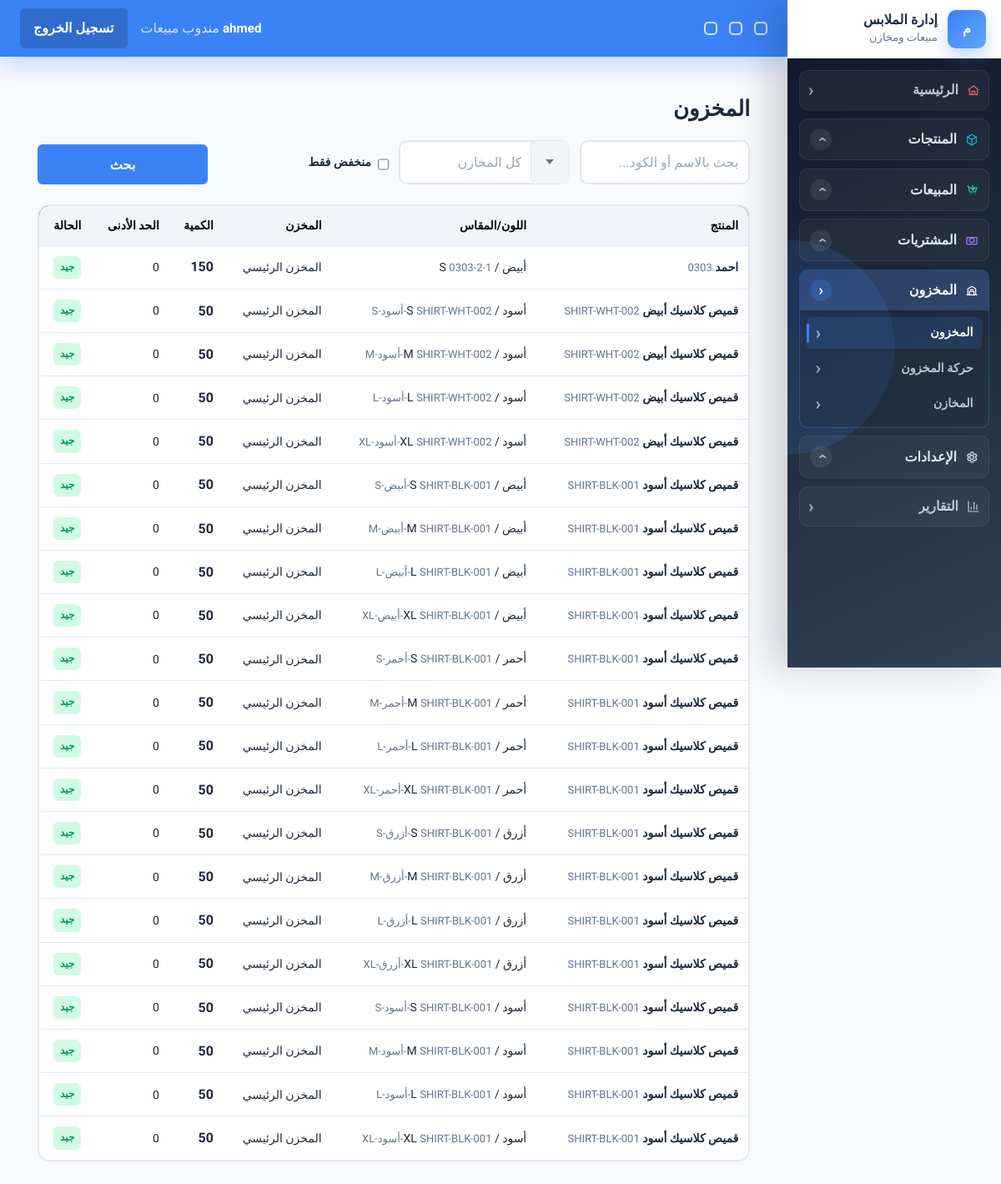
Page /inventory/stock/ (signed in) on the earlier database version.
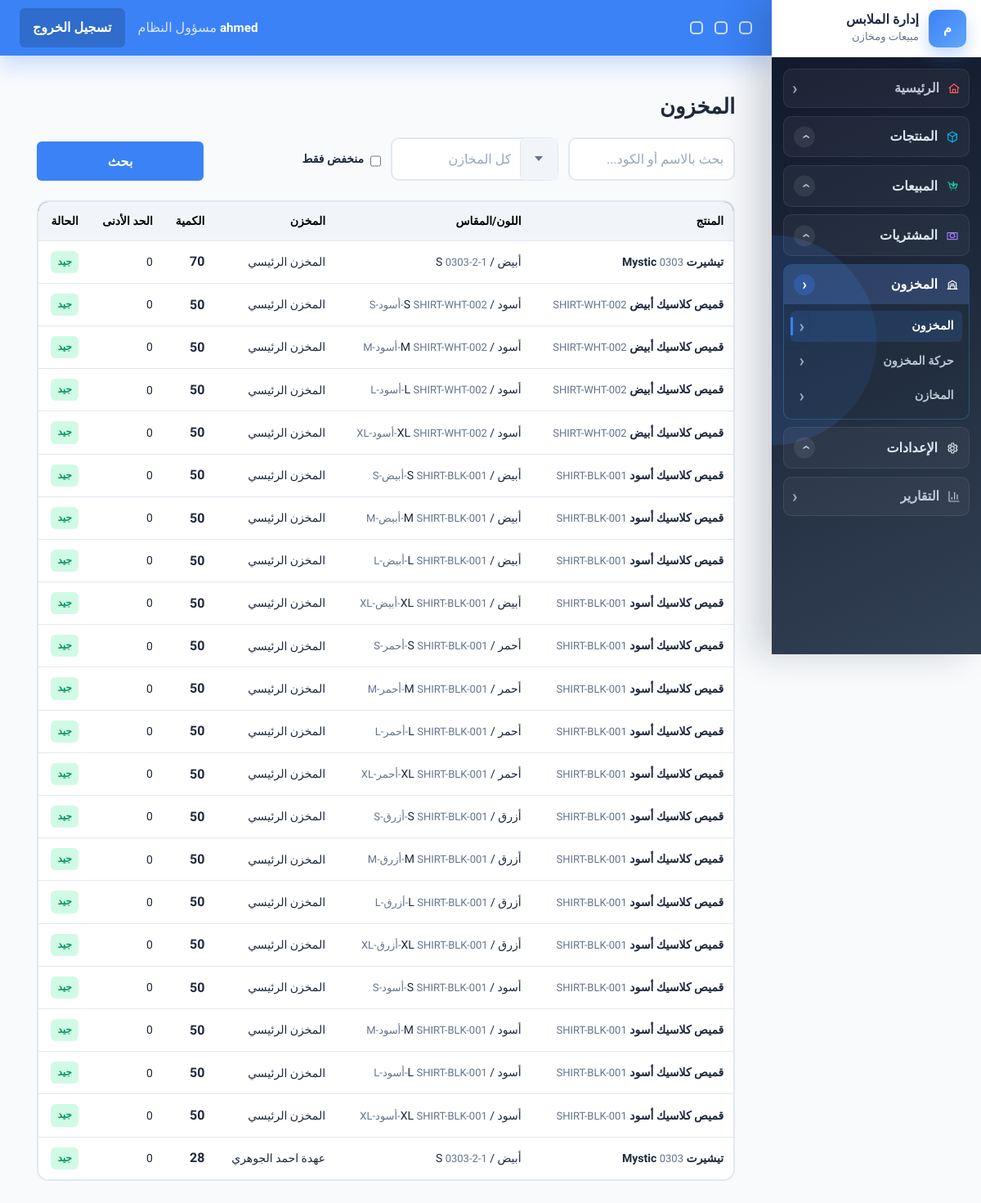
Same page on the later database version.
### accounts/models.py (models this page shows, shortened)
class User(AbstractUser):
    ROLE_MANAGER = 'manager'
    ROLE_SALES = 'sales'
    ROLE_WAREHOUSE = 'warehouse'
    ROLE_CHOICES = [
        (ROLE_MANAGER, 'مسؤول النظام'),
        (ROLE_SALES, 'مندوب مبيعات'),
        (ROLE_WAREHOUSE, 'مسؤول مخزن'),
    ]
    username = models.CharField(
        'اسم المستخدم',
        max_length=150,
        unique=True,
        help_text='يمكن استخدام الحروف والأرقام والمسافات.',
        error_messages={'unique': 'يوجد مستخدم بهذا الاسم بالفعل.'},
    )
    role = models.CharField(max_length=20, choices=ROLE_CHOICES, default=ROLE_SALES, db_index=True)
    phone = models.CharField(max_length=20, blank=True, null=True)
    created_at = models.DateTimeField(auto_now_add=True, db_index=True)
    class Meta:
        indexes = [
            models.Index(fields=['role', 'is_active']),
            models.Index(fields=['created_at']),
        ]
    @property
    def is_manager(self):
        return self.role == self.ROLE_MANAGER or self.is_superuser

### inventory/models.py (models this page shows, shortened)
class Stock(models.Model):
    warehouse = models.ForeignKey(Warehouse, on_delete=models.CASCADE)
    variant = models.ForeignKey(ProductVariant, on_delete=models.CASCADE)
    quantity = models.IntegerField(default=0, validators=[MinValueValidator(0)])
    min_quantity = models.IntegerField(default=0, validators=[MinValueValidator(0)])
    class Meta:
        unique_together = ('warehouse', 'variant')
        indexes = [
            models.Index(fields=['warehouse', 'variant']),
            models.Index(fields=['quantity']),
        ]
        constraints = [
            models.CheckConstraint(condition=models.Q(quantity__gte=0), name='stock_quantity_non_negative'),
            models.CheckConstraint(condition=models.Q(min_quantity__gte=0), name='stock_min_quantity_non_negative'),
        ]
    @property
    def is_low(self):
        return self.quantity <= self.min_quantity

class Warehouse(models.Model):
    TYPE_MAIN = 'main'
    TYPE_STORE = 'store'
    TYPE_REPRESENTATIVE = 'representative'
    WAREHOUSE_TYPE_CHOICES = [
        (TYPE_MAIN, 'مخزن رئيسي'),
        (TYPE_STORE, 'محل بيع'),
        (TYPE_REPRESENTATIVE, 'عهدة مندوب'),
    ]
    name = models.CharField(max_length=100, db_index=True)
    warehouse_type = models.CharField(max_length=20, choices=WAREHOUSE_TYPE_CHOICES, db_index=True)
    assigned_user = models.ForeignKey(
        settings.AUTH_USER_MODEL,
        on_delete=models.SET_NULL,
        null=True,
        blank=True,
        related_name='assigned_warehouses',
    )
    address = models.TextField(blank=True, null=True)
    is_active = models.BooleanField(default=True, db_index=True)

### products/models.py (models this page shows, shortened)
class ProductVariant(models.Model):
    product = models.ForeignKey(Product, on_delete=models.CASCADE, related_name='variants')
    color = models.ForeignKey(Color, on_delete=models.SET_NULL, null=True)
    size = models.ForeignKey(Size, on_delete=models.SET_NULL, null=True)
    image = models.ImageField(upload_to='product_variants/', blank=True, null=True)
    variant_sku = models.CharField(max_length=120, unique=True, db_index=True)
    barcode = models.CharField(max_length=120, blank=True, null=True, db_index=True)
    cost_price = models.DecimalField(max_digits=10, decimal_places=2, default=0, validators=[MinValueValidator(0)])
    sale_price = models.DecimalField(max_digits=10, decimal_places=2, default=0, validators=[MinValueValidator(0)])
    is_active = models.BooleanField(default=True, db_index=True)
    class Meta:
        indexes = [
            models.Index(fields=['variant_sku']),
            models.Index(fields=['barcode']),
            models.Index(fields=['is_active']),
        ]
        constraints = [
            models.CheckConstraint(
                condition=models.Q(cost_price__gte=0),
                name='products_productvariant_cost_price_gte_0'
            ),
            models.CheckConstraint(
                condition=models.Q(sale_price__gte=0),
                name='products_productvariant_sale_price_gte_0'
            ),
        ]

class Product(models.Model):
    name = models.CharField(max_length=200, db_index=True)
    sku = models.CharField(max_length=100, unique=True, db_index=True)
    category = models.ForeignKey(Category, on_delete=models.SET_NULL, null=True)
    description = models.TextField(blank=True, null=True)
    material = models.CharField(max_length=100, blank=True, null=True)
    season = models.CharField(max_length=100, blank=True, null=True)
    retail_price = models.DecimalField(max_digits=10, decimal_places=2, default=0)
    wholesale_price = models.DecimalField(max_digits=10, decimal_places=2, default=0)
    image = models.ImageField(upload_to='products/', blank=True, null=True)
    is_active = models.BooleanField(default=True, db_index=True)
    created_at = models.DateTimeField(auto_now_add=True, db_index=True)
    class Meta:
        indexes = [
            models.Index(fields=['sku']),
            models.Index(fields=['name', 'is_active']),
            models.Index(fields=['created_at']),
        ]

class Color(models.Model):
    name = models.CharField(max_length=50, unique=True)
    hex_code = models.CharField(max_length=7, blank=True, null=True)
    def __str__(self):
        return self.name

class Size(models.Model):
    name = models.CharField(max_length=20, unique=True)
    sort_order = models.PositiveIntegerField(default=0)
    class Meta:
        ordering = ['sort_order', 'name']
    def __str__(self):
        return self.name

### inventory/views.py (the view, shortened to what this page needs)
# urls.py: path('stock/', views.StockListView.as_view(), name='stock'),
class StockListView(RoleRequiredMixin, ExportListMixin, ListView):
    allowed_roles = ('manager', 'warehouse')
    model = Stock
    template_name = 'inventory/stock/list.html'
    context_object_name = 'stocks'
    paginate_by = 30
    export_title = 'قائمة المخزون'
    export_filename = 'stock'
    def get_allowed_warehouses(self):
        qs = Warehouse.objects.filter(is_active=True)
        if self.request.user.role == 'sales' and not self.request.user.is_superuser:
            qs = qs.filter(
                assigned_user=self.request.user,
                warehouse_type=Warehouse.TYPE_REPRESENTATIVE,
            )
        return qs.order_by('warehouse_type', 'name')
    def get_queryset(self):
        qs = Stock.objects.select_related(
            'warehouse',
            'variant__product',
            'variant__product__category',
            'variant__color',
            'variant__size',
        )
        if self.request.user.role == 'sales' and not self.request.user.is_superuser:
            qs = qs.filter(warehouse__in=self.get_allowed_warehouses())
        warehouse_id = self.request.GET.get('warehouse')
        if warehouse_id:
            if warehouse_id.isdigit() and self.get_allowed_warehouses().filter(pk=warehouse_id).exists():
                qs = qs.filter(warehouse_id=warehouse_id)
            else:
                qs = qs.none()
        q = self.request.GET.get('q')
        low = self.request.GET.get('low')
        if low:
            qs = qs.filter(quantity__lte=F('min_quantity'))
        return qs.order_by('warehouse__name', 'variant__product__name', 'variant__color__name', 'variant__size__sort_order')
    def get_context_data(self, **kwargs):
        context = super().get_context_data(**kwargs)
        pagination_params = self.request.GET.copy()
        pagination_params.pop('page', None)
        context['warehouses'] = self.get_allowed_warehouses()
        context['selected_warehouse_id'] = self.request.GET.get('warehouse', '')
        context['search_query'] = self.request.GET.get('q', '')
        context['low_only'] = self.request.GET.get('low', '')
        context['pagination_query'] = pagination_params.urlencode()
        context['can_view_costs'] = can_view_costs(self.request.user)
        return context

### accounts/permissions.py (called while the page is built)
def has_role(user, *roles):
    if not user.is_authenticated:
        return False
    if user.is_superuser or getattr(user, 'role', None) == 'manager':
        return True
    return getattr(user, 'role', None) in roles

def is_manager(user):
    return has_role(user, 'manager')

def can_view_costs(user):
    return is_manager(user)

    def test_func(self):
        return has_role(self.request.user, *self.allowed_roles)

### config/exports.py (called while the page is built)
    def dispatch(self, request, *args, **kwargs):
        export_format = request.GET.get('export')
        if export_format in {'excel', 'pdf'}:
            return self.export_response(export_format)
        return super().dispatch(request, *args, **kwargs)

    def get_context_data(self, **kwargs):
        context = super().get_context_data(**kwargs)
        context['export_enabled'] = bool(self.export_columns)
        return context

### templates/inventory/stock/list.html (shortened to what this page needs)
{% extends 'base.html' %}
{% block content %}
<div class="simple-stock-page">
    <div class="page-head">
        <h1>المخزون</h1>
    </div>
    <form class="simple-filters" method="get">
        <div class="filter-group">
            <input name="q" placeholder="بحث بالاسم أو الكود..." value="{{ search_query }}">
        </div>
        <div class="filter-group">
        </div>
        <div class="filter-group">
            <label class="checkbox-label">
                <input type="checkbox" name="low" value="1" {% if low_only %}checked{% endif %}>
                <span>منخفض فقط</span>
            </label>
        </div>
        <button class="btn btn-primary">بحث</button>
    </form>
    <div class="stock-table-wrap">
        <table>
            <thead>
                <tr>
                    <th>المنتج</th>
                    <th>اللون/المقاس</th>
                    <th>المخزن</th>
                    <th>الكمية</th>
                    <th>الحد الأدنى</th>
                    <th>الحالة</th>
                </tr>
            </thead>
            <tbody>
                {% for stock in stocks %}
                    <tr>
                        <td>
                            <strong>{{ stock.variant.product.name }}</strong>
                            <span class="muted">{{ stock.variant.product.sku }}</span>
                        </td>
                        <td>
                            {{ stock.variant.color|default:'-' }} / {{ stock.variant.size|default:'-' }}
                            <span class="muted">{{ stock.variant.variant_sku }}</span>
                        </td>
                        <td>{{ stock.warehouse.name }}</td>
                        <td class="quantity-cell">{{ stock.quantity }}</td>
                        <td>{{ stock.min_quantity }}</td>
                        <td>
                            {% if stock.is_low %}
                                <span class="badge warning">منخفض</span>
                            {% else %}
                                <span class="badge success">جيد</span>
                            {% endif %}
                        </td>
                    </tr>
                {% empty %}
                    <tr><td colspan="6">لا توجد كميات مطابقة للفلاتر الحالية</td></tr>
                {% endfor %}
            </tbody>
        </table>
    </div>
</div>
{% endblock %}

### templates/partials/navbar.html (shortened to what this page needs)
<header class="topbar">
    <div class="topbar-tools" aria-hidden="true">
        <span></span>
        <span></span>
        <span></span>
    </div>
    <div class="topbar-user">
        <strong>{{ request.user.get_full_name|default:request.user.username }}</strong>
        <span>{{ request.user.get_role_display }}</span>
    </div>
    <form method="post" action="{% url 'accounts:logout' %}">
        <button class="btn btn-secondary" type="submit">تسجيل الخروج</button>
    </form>
</header>

Differences in the rows shown:
changed User "ahmed": user.role "مندوب مبيعات" → "مسؤول النظام"
changed Stock (number 1 of 22 on the later page): variant.product.name "احمد" → "تيشيرت Mystic"; quantity "150" → "70"
added Stock: variant.product.name "تيشيرت Mystic", variant.product.sku "0303", variant.color "أبيض", variant.size "S", variant.variant_sku "0303-2-1", warehouse.name "عهدة احمد الجوهري", quantity "28", min_quantity "0", shows "جيد"
